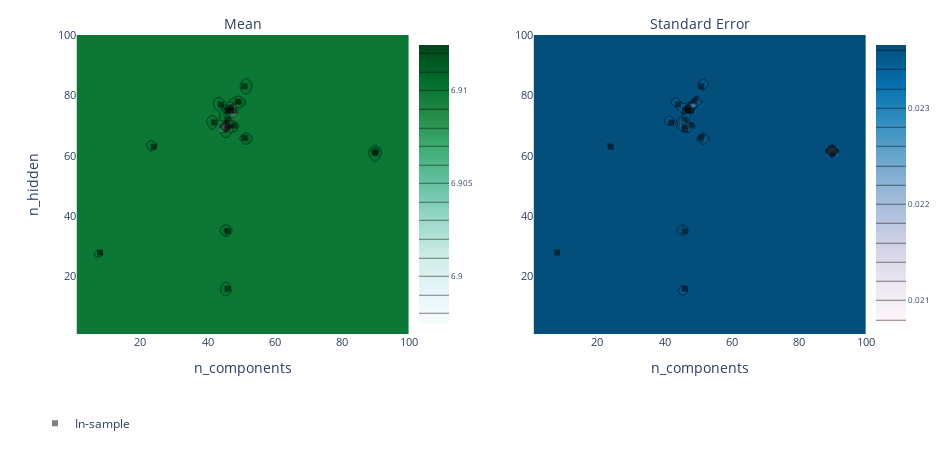

Source (notebook cell):
### Code cell
print(f"n_components: {gmm.n_components}")
print(f"n_hidden: {gmm.n_hidden}")
display(hyperopt_log(experiment))
hyperparam_plot(exp_model, "n_components", "n_hidden")

### Figure 1 — Plotly figure (JSON) as saved in the notebook; plotly's stock layout.template omitted (floating-point values rounded to 4 significant figures; data arrays with more than 128 entries replaced by an {"elided": "..."} marker saying what was removed)
{"data": [{"autocolorscale": false, "autocontour": true, "colorbar": {"tickfont": {"size": 8}, "ticksuffix": "", "x": 0.45, "y": 0.5}, "colorscale": [[0, "rgb(247,252,253)"], [0.125, "rgb(229,245,249)"], [0.25, "rgb(204,236,230)"], [0.375, "rgb(153,216,201)"], [0.5, "rgb(102,194,164)"], [0.625, "rgb(65,174,118)"], [0.75, "rgb(35,139,69)"], [0.875, "rgb(0,109,44)"], [1, "rgb(0,68,27)"]], "contours": {"coloring": "heatmap"}, "hoverinfo": "x+y+z", "ncontours": 25, "type": "contour", "x": [1, 3.02, 5.041, 7.061, 9.082, 11.1, 13.12, 15.14, 17.16, 19.18, 21.2, 23.22, 25.24, 27.27, 29.29, 31.31, 33.33, 35.35, 37.37, 39.39, 41.41, 43.43, 45.45, 47.47, 49.49, 51.51, 53.53, 55.55, 57.57, 59.59, 61.61, 63.63, 65.65, 67.67, 69.69, 71.71, 73.73, 75.76, 77.78, 79.8, 81.82, 83.84, 85.86, 87.88, 89.9, 91.92, 93.94, 95.96, 97.98, 100], "xaxis": "x", "y": [1, 3.02, 5.041, 7.061, 9.082, 11.1, 13.12, 15.14, 17.16, 19.18, 21.2, 23.22, 25.24, 27.27, 29.29, 31.31, 33.33, 35.35, 37.37, 39.39, 41.41, 43.43, 45.45, 47.47, 49.49, 51.51, 53.53, 55.55, 57.57, 59.59, 61.61, 63.63, 65.65, 67.67, 69.69, 71.71, 73.73, 75.76, 77.78, 79.8, 81.82, 83.84, 85.86, 87.88, 89.9, 91.92, 93.94, 95.96, 97.98, 100], "yaxis": "y", "z": {"elided": "50x50 float values"}, "zauto": true, "zmax": 6.912, "zmin": -6.912}, {"autocolorscale": false, "autocontour": true, "colorbar": {"tickfont": {"size": 8}, "ticksuffix": "", "x": 1, "y": 0.5}, "colorscale": [[0, "rgb(255,247,251)"], [0.1429, "rgb(236,231,242)"], [0.2857, "rgb(208,209,230)"], [0.4286, "rgb(166,189,219)"], [0.5714, "rgb(116,169,207)"], [0.7143, "rgb(54,144,192)"], [0.8571, "rgb(5,112,176)"], [1, "rgb(3,78,123)"]], "contours": {"coloring": "heatmap"}, "hoverinfo": "x+y+z", "ncontours": 25, "type": "contour", "x": [1, 3.02, 5.041, 7.061, 9.082, 11.1, 13.12, 15.14, 17.16, 19.18, 21.2, 23.22, 25.24, 27.27, 29.29, 31.31, 33.33, 35.35, 37.37, 39.39, 41.41, 43.43, 45.45, 47.47, 49.49, 51.51, 53.53, 55.55, 57.57, 59.59, 61.61, 63.63, 65.65, 67.67, 69.69, 71.71, 73.73, 75.76, 77.78, 79.8, 81.82, 83.84, 85.86, 87.88, 89.9, 91.92, 93.94, 95.96, 97.98, 100], "xaxis": "x2", "y": [1, 3.02, 5.041, 7.061, 9.082, 11.1, 13.12, 15.14, 17.16, 19.18, 21.2, 23.22, 25.24, 27.27, 29.29, 31.31, 33.33, 35.35, 37.37, 39.39, 41.41, 43.43, 45.45, 47.47, 49.49, 51.51, 53.53, 55.55, 57.57, 59.59, 61.61, 63.63, 65.65, 67.67, 69.69, 71.71, 73.73, 75.76, 77.78, 79.8, 81.82, 83.84, 85.86, 87.88, 89.9, 91.92, 93.94, 95.96, 97.98, 100], "yaxis": "y2", "z": {"elided": "50x50 float values"}}, {"hoverinfo": "text", "legendgroup": "In-sample", "marker": {"color": "black", "opacity": 0.5, "symbol": 1}, "mode": "markers", "name": "In-sample", "text": ["0_0", "1_0", "2_0", "3_0", "4_0", "5_0", "6_0", "7_0", "8_0", "9_0", "10_0", "11_0", "12_0", "13_0", "17_0", "19_0", "27_0", "28_0"], "type": "scatter", "x": [90, 46, 24, 46, 46, 51, 51, 44, 42, 47, 46, 48, 48, 46, 46, 49, 47, 8], "xaxis": "x", "y": [61, 70, 63, 35, 16, 83, 66, 77, 71, 75, 72, 70, 75, 69, 75, 78, 76, 28], "yaxis": "y"}, {"hoverinfo": "text", "legendgroup": "In-sample", "marker": {"color": "black", "opacity": 0.5, "symbol": 1}, "mode": "markers", "name": "In-sample", "showlegend": false, "text": ["0_0", "1_0", "2_0", "3_0", "4_0", "5_0", "6_0", "7_0", "8_0", "9_0", "10_0", "11_0", "12_0", "13_0", "17_0", "19_0", "27_0", "28_0"], "type": "scatter", "x": [90, 46, 24, 46, 46, 51, 51, 44, 42, 47, 46, 48, 48, 46, 46, 49, 47, 8], "xaxis": "x2", "y": [61, 70, 63, 35, 16, 83, 66, 77, 71, 75, 72, 70, 75, 69, 75, 78, 76, 28], "yaxis": "y2"}], "layout": {"annotations": [{"font": {"size": 14}, "showarrow": false, "text": "Mean", "x": 0.25, "xanchor": "center", "xref": "paper", "y": 1, "yanchor": "bottom", "yref": "paper"}, {"font": {"size": 14}, "showarrow": false, "text": "Standard Error", "x": 0.8, "xanchor": "center", "xref": "paper", "y": 1, "yanchor": "bottom", "yref": "paper"}], "autosize": false, "height": 450, "hovermode": "closest", "legend": {"orientation": "h", "x": 0, "y": -0.25}, "margin": {"b": 100, "l": 35, "pad": 0, "r": 35, "t": 35}, "width": 950, "xaxis": {"anchor": "y", "autorange": false, "domain": [0.05, 0.45], "exponentformat": "e", "range": [1, 100], "tickfont": {"size": 11}, "tickmode": "auto", "title": {"text": "n_components"}, "type": "linear"}, "xaxis2": {"anchor": "y2", "autorange": false, "domain": [0.6, 1], "exponentformat": "e", "range": [1, 100], "tickfont": {"size": 11}, "tickmode": "auto", "title": {"text": "n_components"}, "type": "linear"}, "yaxis": {"anchor": "x", "autorange": false, "domain": [0, 1], "exponentformat": "e", "range": [1, 100], "tickfont": {"size": 11}, "tickmode": "auto", "title": {"text": "n_hidden"}, "type": "linear"}, "yaxis2": {"anchor": "x2", "autorange": false, "domain": [0, 1], "exponentformat": "e", "range": [1, 100], "tickfont": {"size": 11}, "tickmode": "auto", "type": "linear"}}}
